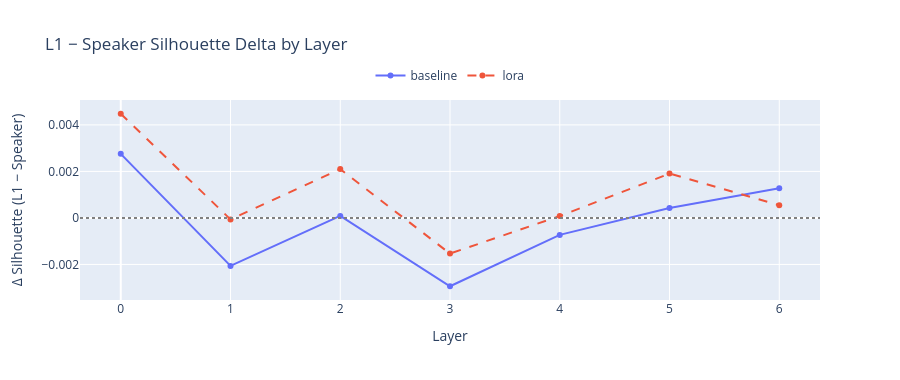

The notebook cell saved with this chart:
### Code cell
# ── 4b. L1 vs Speaker silhouette: is accent encoded beyond speaker identity? ──
# If L1 sil >> speaker sil: model encodes group-level accent, not just individual speakers.
# If L1 sil ≈ speaker sil: accent decodability is just a proxy for speaker identity.
display(HTML('<h4>L1 vs Speaker Silhouette — Is Accent Group-Level or Just Speaker Identity?</h4>'))
display(HTML('<p style="color:#888">If L1 ≈ speaker: accent is just speaker ID. If L1 > speaker: genuine group-level accent structure.</p>'))

for model in MODELS:
    l1_s   = df[(df['model']==model) & (df['label_type']=='l1')].sort_values('layer')
    spk_s  = df[(df['model']==model) & (df['label_type']=='speaker')].sort_values('layer')
    diff   = l1_s['silhouette'].values - spk_s['silhouette'].values
    print(f'{model}: L1-Speaker silhouette delta by layer:')
    for li, d in zip(LAYERS, diff):
        bar = '█' * int(abs(d) * 2000)
        sign = '+' if d >= 0 else '-'
        print(f'  Layer {li}: {sign}{abs(d):.4f}  {bar}')
    print()

fig = go.Figure()
for model in MODELS:
    l1_s  = df[(df['model']==model) & (df['label_type']=='l1')].sort_values('layer')
    spk_s = df[(df['model']==model) & (df['label_type']=='speaker')].sort_values('layer')
    fig.add_trace(go.Scatter(
        x=list(LAYERS),
        y=(l1_s['silhouette'].values - spk_s['silhouette'].values).tolist(),
        name=model, mode='lines+markers',
        line=dict(color=COLORS[model], dash=DASH[model], width=2),
    ))

fig.add_hline(y=0, line_dash='dot', line_color='gray')
fig.update_layout(
    title='L1 − Speaker Silhouette Delta by Layer',
    height=380,
    legend=dict(orientation='h', yanchor='bottom', y=1.05, xanchor='center', x=0.5),
)
fig.update_xaxes(title_text='Layer')
fig.update_yaxes(title_text='Δ Silhouette (L1 − Speaker)')
fig.show()

### Figure 1 — Plotly figure (JSON) as saved in the notebook; plotly's stock layout.template omitted (floating-point values rounded to 4 significant figures)
{"data": [{"line": {"color": "#636EFA", "dash": "solid", "width": 2}, "mode": "lines+markers", "name": "baseline", "type": "scatter", "x": [0, 1, 2, 3, 4, 5, 6], "y": [0.002755, -0.002063, 8.535e-05, -0.002937, -0.0007284, 0.0004275, 0.001277]}, {"line": {"color": "#EF553B", "dash": "dash", "width": 2}, "mode": "lines+markers", "name": "lora", "type": "scatter", "x": [0, 1, 2, 3, 4, 5, 6], "y": [0.004479, -6.22e-05, 0.0021, -0.001534, 8.099e-05, 0.001908, 0.0005486]}], "layout": {"height": 380, "legend": {"orientation": "h", "x": 0.5, "xanchor": "center", "y": 1.05, "yanchor": "bottom"}, "shapes": [{"line": {"color": "gray", "dash": "dot"}, "type": "line", "x0": 0, "x1": 1, "xref": "x domain", "y0": 0, "y1": 0, "yref": "y"}], "title": {"text": "L1 − Speaker Silhouette Delta by Layer"}, "xaxis": {"title": {"text": "Layer"}}, "yaxis": {"title": {"text": "Δ Silhouette (L1 − Speaker)"}}}}
